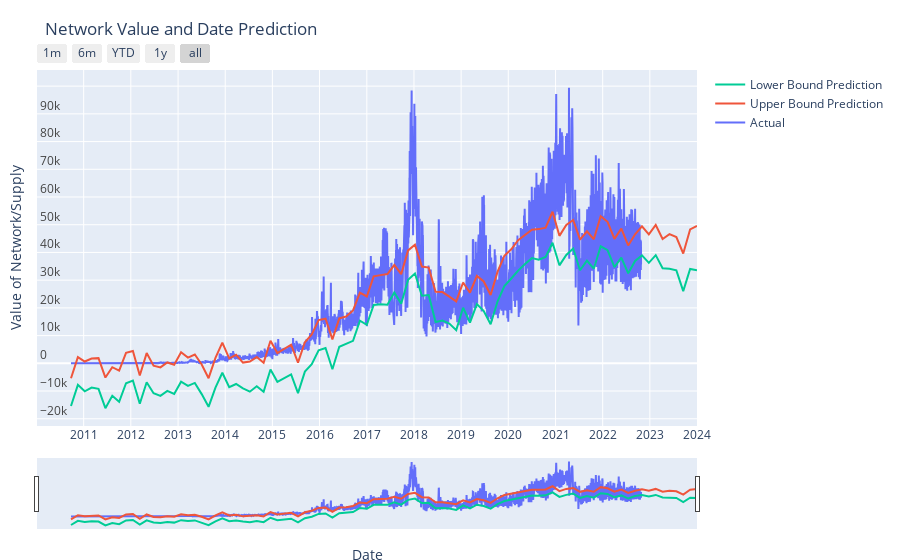

Notebook code cell kept with this figure:
### Code cell
import plotly.express as px
import plotly.graph_objects as go

fig = go.Figure()
fig.add_trace(go.Scatter(name="Actual", x=df_train['ds'], y=df_train['y'], legendrank=4))
fig.add_trace(go.Scatter(name="Upper Bound Prediction", x=prediction['ds'], y=prediction['yhat'], legendrank=2))
fig.add_trace(go.Scatter(name="Lower Bound Prediction", x=prediction['ds'], y=prediction['yhat_lower'], legendrank=1))

fig.update_xaxes(
    rangeslider_visible = True,
    rangeselector = dict(
        buttons = list([
            dict(count = 1, label = "1m", step = "month", stepmode = "backward"),
            dict(count = 6, label = "6m", step = "month", stepmode = "backward"),
            dict(count = 1, label = "YTD", step = "year", stepmode = "todate"),
            dict(count = 1, label = "1y", step = "year", stepmode = "backward"),
            dict(step = "all")
        ])
    )
)
fig.update_layout(title_text='Network Value and Date Prediction')
fig.update_yaxes(ticklabelposition="inside top", title="Value of Network/Supply")
fig.update_xaxes(ticklabelposition="inside top", title="Date")
fig.update_yaxes(nticks=15)
fig.update_xaxes(nticks=20)
fig.update_layout(
    margin=dict(l=20, r=100, t=70, b=20),
)

fig.show()
fig.write_html('../static/value.html')
